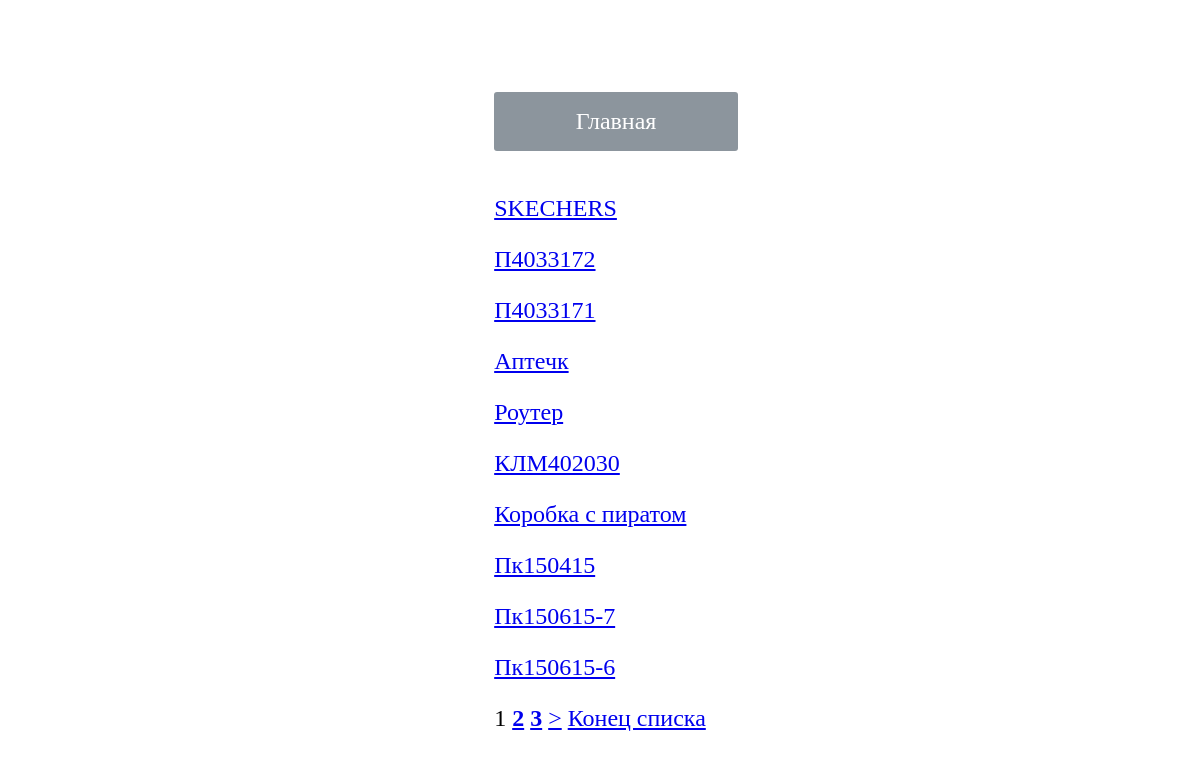
The app's page /inventory/box-list/ with its own data.
### inventory_items/models.py (models this page shows, shortened)
class BoxModel(models.Model):
    number = models.CharField(max_length=30,
                              verbose_name="Номер коробки/пакета",
                              blank=False,
                              null=False,
                              unique=True)
    width = models.IntegerField(verbose_name='Ширина бокса/пакета',
                                blank=False,
                                null=False)
    height = models.IntegerField(verbose_name='Высота бокса/пакета',
                                 blank=False,
                                 null=False)
    depth = models.IntegerField(verbose_name='Глубина бокса',
                                blank=False,
                                default=0)
    details = models.TextField(verbose_name="Описание",
                               blank=True)
    photo = models.ImageField(upload_to="uploads/box/%Y/%m/%d",
                              verbose_name='Фото',
                              blank=True,
                              null=True,
                              default=None)
    material = models.ForeignKey("MaterialBoxModel",
                                 verbose_name="Материал",
                                 on_delete=models.SET_NULL,
                                 null=True,
                                 blank=True)
    location = models.ForeignKey(LocationModel,
                                 verbose_name="Место/локация",
                                 on_delete=models.PROTECT,
                                 blank=True,
                                 null=True)
    class Meta:
        ordering = ["-id"]

### inventory_items/views.py (the view)
class BoxListView(ListView):
    model = BoxModel
    template_name = 'inventory_items/box_list.html'
    paginate_by = PAGINATION_VAR

### inventory_items/templates/inventory_items/box_list.html (shortened to what this page needs)
{% extends 'inventory_items/base.html' %}
{% block content %}
    {% for cat in object_list %}
        <p>
            <a href="{% url 'inventory:box-details' pk=cat.id %}">
                {% if cat.name %}
                    {{ cat.name }}
                {% elif cat.number %}
                    {{ cat.number }}
                {% else %}
                    НЕТ ДАННЫХ
                {% endif %}
            </a>
        </p>
    {% endfor %}
    <div class="pagination">
        {% for p_item in paginator.page_range %}
            {% if page_obj.number == p_item %}
                {{ p_item }}
            {% elif p_item >= page_obj.number|add:-2 and p_item <= page_obj.number|add:2 %}
                <a href="?page={{ p_item }}"><b>{{ p_item }}</b></a>
            {% endif %}
        {% endfor %}
        {% if page_obj.has_next %}
            <a href="?page={{ page_obj.next_page_number }}">&gt;</a>
            <a href="?page={{ paginator.page_range.stop|add:-1 }}">Конец списка</a>
        {% endif %}
    </div>
{% endblock content %}

### inventory_items/static/css/standard_style.css (style rules this page uses)
html { height: 100vh; }
body { min-height: 100%; }
.parent { display: flex; }
div { font-size: 24px; }
.pagination { text-align: center; }

### inventory_items/static/css/mobile_style.css (style rules this page uses)
html { height: 100vh; }
body { min-height: 100%; }
.parent { display: flex; }
div { font-size: 30px; }
.pagination { text-align: center; }

### records on screen
BoxModel: number "SKECHERS"
BoxModel: number "П4033172"
BoxModel: number "П4033171"
BoxModel: number "Аптечк"
BoxModel: number "Роутер"
BoxModel: number "КЛМ402030"
BoxModel: number "Коробка с пиратом"
BoxModel: number "Пк150415"
BoxModel: number "Пк150615-7"
BoxModel: number "Пк150615-6"

### other values on screen
{{ p_item }} "1"
{{ p_item }} "2" "3"
